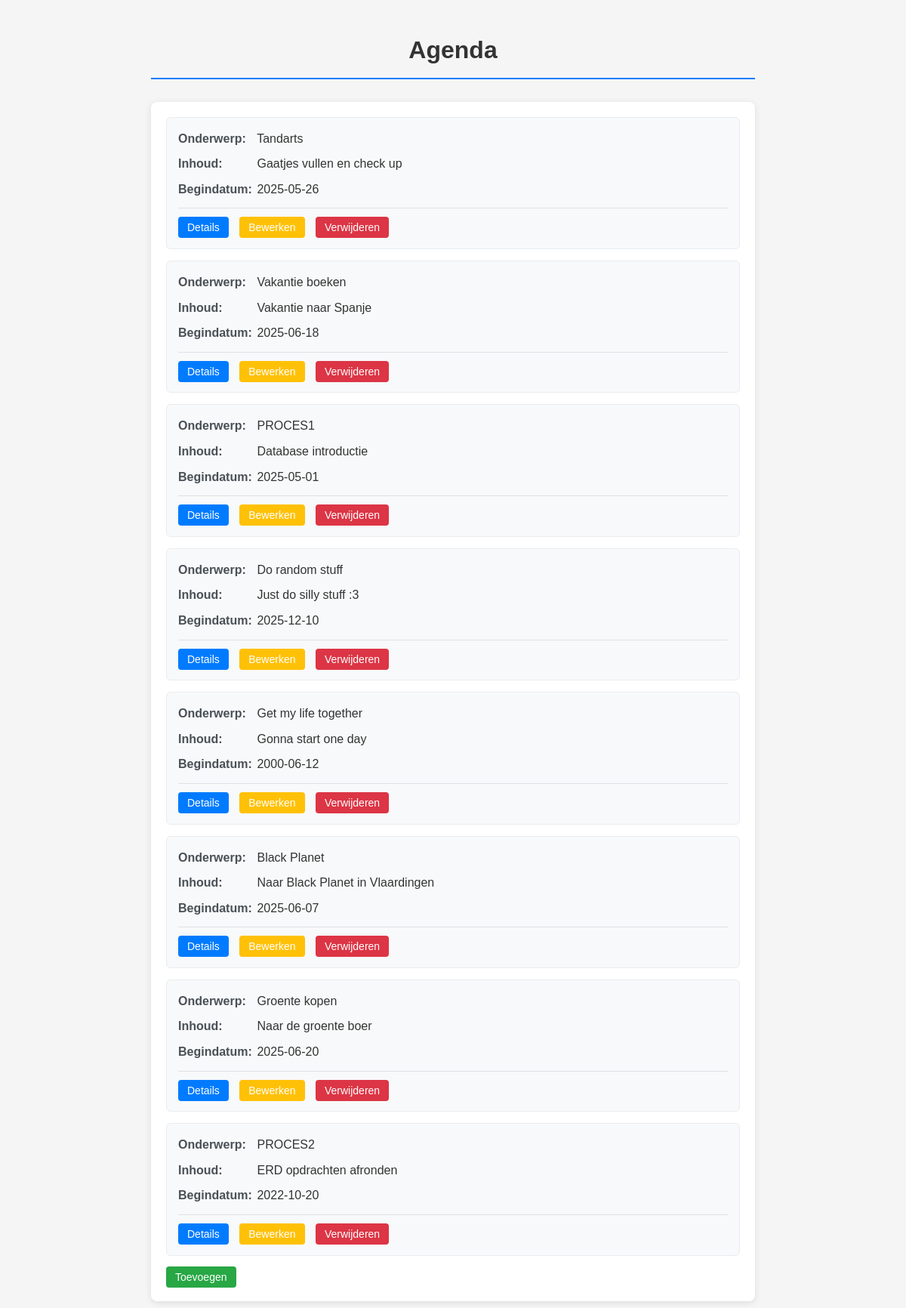
The page /agenda_opdracht/index.php on the database its author committed.
### tables this page shows
CREATE TABLE "crud_agenda"
(
    id          INTEGER not null
        constraint crud_agenda_pk
            primary key autoincrement,
    onderwerp   TEXT    not null,
    inhoud      TEXT    not null,
    begin_datum DATE    not null,
    status      TEXT    not null,
    eind_datum  DATE    not null
);

### agenda_opdracht/index.php (called while the page is built, shortened)
<?php
require '../crud/config.php';
try {
    $query = "SELECT * FROM crud_agenda";
    $stmt = $pdo->prepare($query);
    $stmt->execute();
    $resultaten = $stmt->fetchAll();
    $aantalRijen = count($resultaten);
} catch (PDOException $e) {
    echo "Fout";
    echo "<p> Query: " . $query . "</p>";
    echo $e->getMessage();
}
include 'agenda_view.php';

### agenda_opdracht/agenda_view.php (the view, shortened to what this page needs)
<!doctype html>
<html lang="en">
<head>
    <link rel="stylesheet" href="./css/agenda.css">
</head>
<body>
    <h1>Agenda</h1>
    <div class="agenda-container">
        <?php if ($aantalRijen > 0) {?>
            <?php foreach ($resultaten as $rij) { ?>
                <div class="agenda-item">
                    <div class="agenda-field">
                        <span class="agenda-label">Onderwerp:</span>
                        <span class="agenda-value"><?= htmlspecialchars($rij['onderwerp']) ?></span>
                    </div>
                    <div class="agenda-field">
                        <span class="agenda-label">Inhoud:</span>
                        <span class="agenda-value"><?= htmlspecialchars($rij['inhoud']) ?></span>
                    </div>
                    <div class="agenda-field">
                        <span class="agenda-label">Begindatum:</span>
                        <span class="agenda-value"><?= htmlspecialchars($rij['begin_datum']) ?></span>
                    </div>
                    <div class="agenda-actions">
                        <a href="agenda_detail.php?id=<?= $rij['id'] ?>" class="btn btn-detail">Details</a>
                        <a href="agenda_bewerken.php?id=<?= $rij['id'] ?>" class="btn btn-edit">Bewerken</a>
                        <a href="agenda_verwijderen.php?id=<?= $rij['id'] ?>" class="btn btn-delete">Verwijderen</a>
                    </div>
                </div>
            <?php } ?>
        <?php } else { ?>
            <div class="no-results">
                <p>Geen resultaten gevonden.</p>
            </div>
        <?php } ?>
        <a href="agenda_toevoegen.php" class="btn btn-add">Toevoegen</a>
    </div>
</body>
</html>

### agenda_opdracht/css/agenda.css (style rules this page uses)
body { font-family: Arial, sans-serif; max-width: 800px; margin: 0 auto; padding: 20px; background-color: #f5f5f5; line-height: 1.6; }
h1 { color: #333; text-align: center; margin-bottom: 30px; border-bottom: 2px solid #007bff; padding-bottom: 10px; }
.agenda-container { background: white; border-radius: 8px; padding: 20px; box-shadow: 0 2px 10px rgba(0, 0, 0, 0.1); }
.agenda-item { background: #f8f9fa; border: 1px solid #e9ecef; border-radius: 6px; padding: 15px; margin-bottom: 15px; transition: box-shadow 0.2s; }
.agenda-field { margin-bottom: 8px; }
.agenda-label { font-weight: bold; color: #495057; display: inline-block; width: 100px; }
.agenda-value { color: #333; }
.agenda-actions { margin-top: 12px; padding-top: 12px; border-top: 1px solid #dee2e6; }
.btn { text-decoration: none; padding: 6px 12px; border-radius: 4px; font-size: 14px; margin-right: 10px; transition: background-color 0.2s; }
.btn-add { background-color: #28a745; color: white; }
.btn-edit { background-color: #ffc107; color: white; }
.btn-detail { background-color: #007bff; color: white; }
.btn-delete { background-color: #dc3545; color: white; }

### rows shown on the page
crud_agenda: onderwerp "Tandarts", inhoud "Gaatjes vullen en check up", begin_datum "2025-05-26"
crud_agenda: onderwerp "Vakantie boeken", inhoud "Vakantie naar Spanje", begin_datum "2025-06-18"
crud_agenda: onderwerp "PROCES1", inhoud "Database introductie", begin_datum "2025-05-01"
crud_agenda: onderwerp "Do random stuff", inhoud "Just do silly stuff :3", begin_datum "2025-12-10"
crud_agenda: onderwerp "Get my life together", inhoud "Gonna start one day", begin_datum "2000-06-12"
crud_agenda: onderwerp "Black Planet", inhoud "Naar Black Planet in Vlaardingen", begin_datum "2025-06-07"
crud_agenda: onderwerp "Groente kopen", inhoud "Naar de groente boer", begin_datum "2025-06-20"
crud_agenda: onderwerp "PROCES2", inhoud "ERD opdrachten afronden", begin_datum "2022-10-20"
